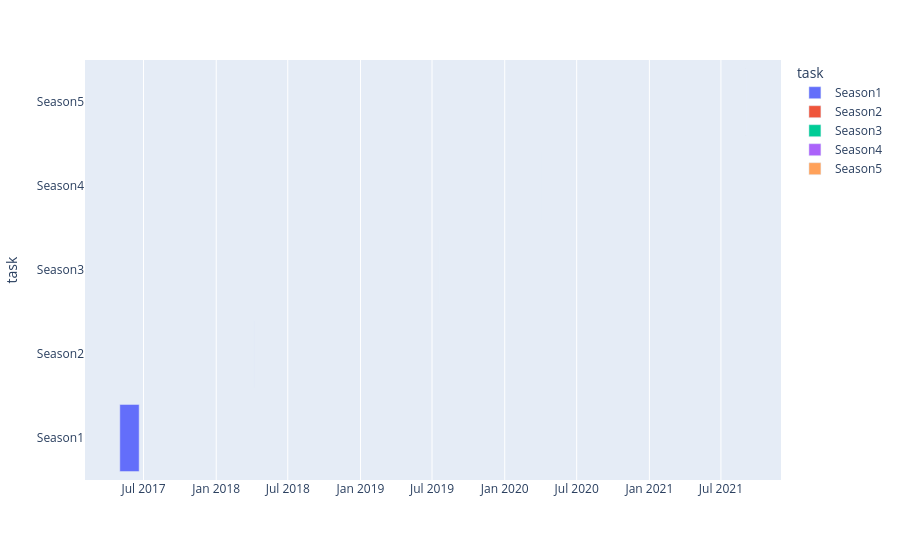

The notebook cell saved with this chart:
### Code cell
import pandas as pd
import plotly.express as px

df4 = pd.DataFrame([
    dict(task='Season1', Start='02-May-2017', Finish='20-Jun-2017', completion_act=25),
    dict(task='Season2', Start='06-Apr-2018', Finish='06-Apr-2018', completion_act=25),
    dict(task='Season3', Start='19-Jul-2019', Finish='19-Jul-2019', completion_act=25),
    dict(task='Season4', Start='03-Apr-2020', Finish='03-Apr-2020', completion_act=25),
    dict(task='Season5', Start='03-Sep-2021', Finish='03-Sep-2021', completion_act=25)
])

# Convert to datetime
df4['Start'] = pd.to_datetime(df4['Start'], format='%d-%b-%Y')
df4['Finish'] = pd.to_datetime(df4['Finish'], format='%d-%b-%Y')

fig = px.timeline(
    df4,
    x_start='Start',
    x_end='Finish',
    y='task',
    color='task'
)

fig.update_yaxes(autorange='reversed')
fig.show()

### Figure 1 — Plotly figure (JSON) as saved in the notebook; plotly's stock layout.template omitted (floating-point values rounded to 4 significant figures)
{"data": [{"base": ["2017-05-02T00:00:00.000000000"], "hovertemplate": "task=%{y}<br>Start=%{base}<br>Finish=%{x}<extra></extra>", "legendgroup": "Season1", "marker": {"color": "#636efa", "pattern": {"shape": ""}}, "name": "Season1", "orientation": "h", "showlegend": true, "textposition": "auto", "type": "bar", "x": [4233600000], "xaxis": "x", "y": ["Season1"], "yaxis": "y"}, {"base": ["2018-04-06T00:00:00.000000000"], "hovertemplate": "task=%{y}<br>Start=%{base}<br>Finish=%{x}<extra></extra>", "legendgroup": "Season2", "marker": {"color": "#EF553B", "pattern": {"shape": ""}}, "name": "Season2", "orientation": "h", "showlegend": true, "textposition": "auto", "type": "bar", "x": [0], "xaxis": "x", "y": ["Season2"], "yaxis": "y"}, {"base": ["2019-07-19T00:00:00.000000000"], "hovertemplate": "task=%{y}<br>Start=%{base}<br>Finish=%{x}<extra></extra>", "legendgroup": "Season3", "marker": {"color": "#00cc96", "pattern": {"shape": ""}}, "name": "Season3", "orientation": "h", "showlegend": true, "textposition": "auto", "type": "bar", "x": [0], "xaxis": "x", "y": ["Season3"], "yaxis": "y"}, {"base": ["2020-04-03T00:00:00.000000000"], "hovertemplate": "task=%{y}<br>Start=%{base}<br>Finish=%{x}<extra></extra>", "legendgroup": "Season4", "marker": {"color": "#ab63fa", "pattern": {"shape": ""}}, "name": "Season4", "orientation": "h", "showlegend": true, "textposition": "auto", "type": "bar", "x": [0], "xaxis": "x", "y": ["Season4"], "yaxis": "y"}, {"base": ["2021-09-03T00:00:00.000000000"], "hovertemplate": "task=%{y}<br>Start=%{base}<br>Finish=%{x}<extra></extra>", "legendgroup": "Season5", "marker": {"color": "#FFA15A", "pattern": {"shape": ""}}, "name": "Season5", "orientation": "h", "showlegend": true, "textposition": "auto", "type": "bar", "x": [0], "xaxis": "x", "y": ["Season5"], "yaxis": "y"}], "layout": {"barmode": "overlay", "legend": {"title": {"text": "task"}, "tracegroupgap": 0}, "margin": {"t": 60}, "xaxis": {"anchor": "y", "domain": [0, 1], "type": "date"}, "yaxis": {"anchor": "x", "autorange": "reversed", "categoryarray": ["Season5", "Season4", "Season3", "Season2", "Season1"], "categoryorder": "array", "domain": [0, 1], "title": {"text": "task"}}}}
